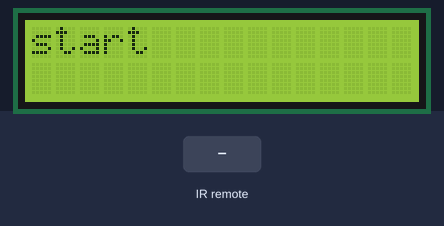
This sketch was run on a simulated Arduino Uno, built with avr-gcc and run on an emulated ATmega328P. Shown: 16×2 character LCD. Inputs (shaded band) come from the test bench. What the sketch prints to the serial monitor is not drawn.

Above: at 1.2 s.
1.3 s: infrared code 0xFF30CF received
At 2.7 s:
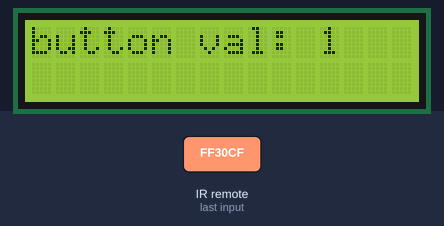
3.0 s: infrared code 0xFF18E7 received
At 4.0 s:
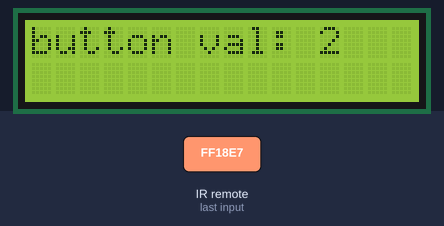
4.7 s: infrared code 0xFF7A85 received
At 5.3 s:
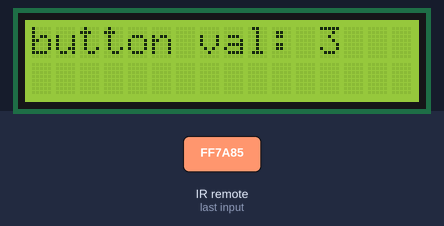
6.4 s: infrared code 0xFF10EF received
At 7.8 s:
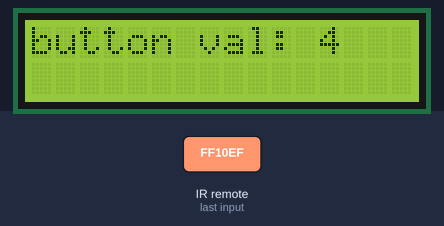
8.1 s: infrared code 0xFF38C7 received
At 9.1 s:
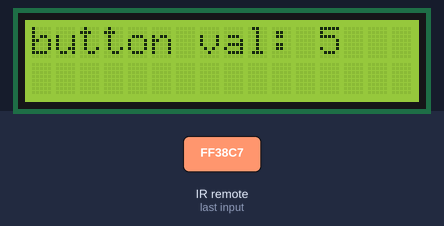
9.8 s: infrared code 0xFF5AA5 received
At 10.4 s:
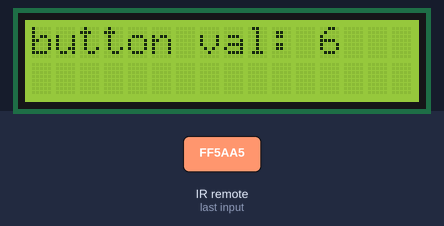
Timing chart, 0 to 12.5 s (numbered marks = the images above; inputs shaded):
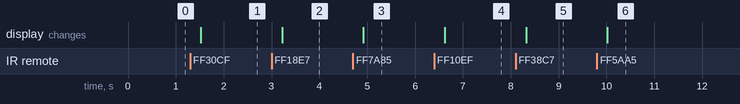

Measured:
- after the input at 1.3 s, the display: changes after 0.22 s (image 1)
- after the input at 3.0 s, the display: changes after 0.22 s (image 2)
- after the input at 4.7 s, the display: changes after 0.22 s (image 3)
- after the input at 6.4 s, the display: changes after 0.22 s (image 4)
- after the input at 8.1 s, the display: changes after 0.22 s (image 5)
- after the input at 9.8 s, the display: changes after 0.22 s (image 6)

The sketch:

main.ino
```cpp
#include<IRremote.h> // IRremote 2.7.0
#include<LiquidCrystal_I2C.h>

const int rcvPin = 8;
IRrecv irrecv(rcvPin); //  IR 관련
decode_results results; // IR 출력 저장
LiquidCrystal_I2C lcd(0x27, 16,2); // 사용방법


void setup(){
    // LCD 초기화
    lcd.init();
    lcd.backlight();


    Serial.begin(9600); // 시리얼 통신 사용
    irrecv.enableIRIn(); // 응답받기

    lcd.setCursor(0,0);
    lcd.print("start");
}

// IR 응답에 대해 해당되는 버튼의 숫자를 응답하는 함수
int getNumber(unsigned long value){
            switch (value)
        {
        case 0XFF30CF:
            return 1;
        case 0XFF18E7:
            return 2;
        case 0XFF7A85:
            return 3;
        case 0XFF10EF:
            return 4;
        case 0XFF38C7:
            return 5;
        case 0XFF5AA5:
            return 6;
        case 0XFF42BD:
            return 7;
        case 0XFF4AB5:
            return 8;
        case 0XFF52AD:
            return 9;
        case 0XFF6897:
            return 0;
        default:
         return 72;
    }
}


void loop(){
    if(irrecv.decode(&results)){
        Serial.println(results.value,HEX); //응답신호 출력
        delay(200); //입력받고 대기
        irrecv.resume(); //다음신호 받기

        char btn = getNumber(results.value) + '0'; // 0~9는 숫자, 나머지는 'x'로 출력되도록 함.
        lcd.clear(); // 초기화
        lcd.setCursor(0,0);
        lcd.print("button val: "); // 초기 입력
        lcd.print(&btn); // 버튼 번호 입력
    }
}
```
